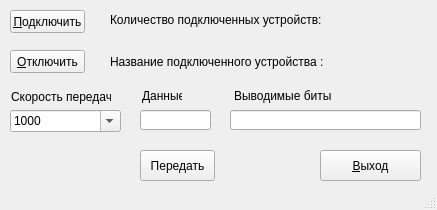
<?xml version="1.0" encoding="UTF-8"?>
<ui version="4.0">
 <class>MainWindow</class>
 <widget class="QMainWindow" name="MainWindow">
  <property name="geometry">
   <rect>
    <x>0</x>
    <y>0</y>
    <width>437</width>
    <height>210</height>
   </rect>
  </property>
  <property name="windowTitle">
   <string>FT Spi</string>
  </property>
  <property name="windowIcon">
   <iconset>
    <normaloff>ICON_1.ico</normaloff>ICON_1.ico</iconset>
  </property>
  <property name="windowOpacity">
   <double>1.000000000000000</double>
  </property>
  <property name="iconSize">
   <size>
    <width>32</width>
    <height>32</height>
   </size>
  </property>
  <widget class="QWidget" name="centralWidget">
   <widget class="QPushButton" name="pushButtonExit">
    <property name="geometry">
     <rect>
      <x>320</x>
      <y>150</y>
      <width>101</width>
      <height>31</height>
     </rect>
    </property>
    <property name="toolTip">
     <string>Нажать для выхода из программы</string>
    </property>
    <property name="text">
     <string>&amp;Выход</string>
    </property>
    <property name="checkable">
     <bool>false</bool>
    </property>
    <property name="checked">
     <bool>false</bool>
    </property>
   </widget>
   <widget class="QLabel" name="lblNumDev">
    <property name="geometry">
     <rect>
      <x>110</x>
      <y>4</y>
      <width>241</width>
      <height>31</height>
     </rect>
    </property>
    <property name="frameShape">
     <enum>QFrame::NoFrame</enum>
    </property>
    <property name="frameShadow">
     <enum>QFrame::Sunken</enum>
    </property>
    <property name="lineWidth">
     <number>4</number>
    </property>
    <property name="text">
     <string>Количество подключенных устройств: </string>
    </property>
    <property name="textFormat">
     <enum>Qt::AutoText</enum>
    </property>
   </widget>
   <widget class="QLabel" name="lblNameDev">
    <property name="geometry">
     <rect>
      <x>110</x>
      <y>46</y>
      <width>351</width>
      <height>31</height>
     </rect>
    </property>
    <property name="frameShape">
     <enum>QFrame::NoFrame</enum>
    </property>
    <property name="frameShadow">
     <enum>QFrame::Raised</enum>
    </property>
    <property name="text">
     <string>Название подключенного устройства :</string>
    </property>
   </widget>
   <widget class="QPushButton" name="pushButtonConnect">
    <property name="geometry">
     <rect>
      <x>10</x>
      <y>10</y>
      <width>75</width>
      <height>23</height>
     </rect>
    </property>
    <property name="toolTip">
     <string>Подключение устройства </string>
    </property>
    <property name="text">
     <string>&amp;Подключить</string>
    </property>
   </widget>
   <widget class="QPushButton" name="pushButtonDisconnect">
    <property name="geometry">
     <rect>
      <x>10</x>
      <y>50</y>
      <width>75</width>
      <height>23</height>
     </rect>
    </property>
    <property name="toolTip">
     <string>Отключение устройства</string>
    </property>
    <property name="text">
     <string>&amp;Отключить</string>
    </property>
   </widget>
   <widget class="QLineEdit" name="lineEditData">
    <property name="geometry">
     <rect>
      <x>140</x>
      <y>110</y>
      <width>71</width>
      <height>20</height>
     </rect>
    </property>
    <property name="toolTip">
     <string>Ввод данных для передачи в шестнадцатиричном формате</string>
    </property>
   </widget>
   <widget class="QComboBox" name="comboBoxBaudRate">
    <property name="geometry">
     <rect>
      <x>10</x>
      <y>110</y>
      <width>111</width>
      <height>22</height>
     </rect>
    </property>
    <property name="toolTip">
     <string>Выбор скорости передачи в герцах</string>
    </property>
    <property name="editable">
     <bool>true</bool>
    </property>
    <property name="maxVisibleItems">
     <number>5</number>
    </property>
    <property name="frame">
     <bool>true</bool>
    </property>
    <item>
     <property name="text">
      <string>1000</string>
     </property>
    </item>
    <item>
     <property name="text">
      <string>2000</string>
     </property>
    </item>
    <item>
     <property name="text">
      <string>5000</string>
     </property>
    </item>
    <item>
     <property name="text">
      <string>10000</string>
     </property>
    </item>
    <item>
     <property name="text">
      <string>20000</string>
     </property>
    </item>
    <item>
     <property name="text">
      <string>50000</string>
     </property>
    </item>
    <item>
     <property name="text">
      <string>100000</string>
     </property>
    </item>
    <item>
     <property name="text">
      <string>150000</string>
     </property>
    </item>
    <item>
     <property name="text">
      <string>1000000</string>
     </property>
    </item>
   </widget>
   <widget class="QLineEdit" name="lineEditSendByt">
    <property name="geometry">
     <rect>
      <x>230</x>
      <y>110</y>
      <width>191</width>
      <height>20</height>
     </rect>
    </property>
    <property name="toolTip">
     <string>Выводимая последовательность бит</string>
    </property>
   </widget>
   <widget class="QLabel" name="label">
    <property name="geometry">
     <rect>
      <x>11</x>
      <y>89</y>
      <width>100</width>
      <height>16</height>
     </rect>
    </property>
    <property name="text">
     <string>Скорость передачи</string>
    </property>
   </widget>
   <widget class="QLabel" name="label_2">
    <property name="geometry">
     <rect>
      <x>142</x>
      <y>88</y>
      <width>40</width>
      <height>16</height>
     </rect>
    </property>
    <property name="text">
     <string>Данные</string>
    </property>
   </widget>
   <widget class="QLabel" name="label_3">
    <property name="geometry">
     <rect>
      <x>234</x>
      <y>88</y>
      <width>110</width>
      <height>16</height>
     </rect>
    </property>
    <property name="text">
     <string>Выводимые биты</string>
    </property>
   </widget>
   <widget class="QPushButton" name="pushButtonSend">
    <property name="geometry">
     <rect>
      <x>140</x>
      <y>150</y>
      <width>75</width>
      <height>31</height>
     </rect>
    </property>
    <property name="toolTip">
     <string>Нажать для вывода данных</string>
    </property>
    <property name="text">
     <string>Передать</string>
    </property>
   </widget>
  </widget>
  <widget class="QStatusBar" name="statusBar"/>
 </widget>
 <layoutdefault spacing="6" margin="11"/>
 <resources/>
 <connections>
  <connection>
   <sender>pushButtonExit</sender>
   <signal>clicked()</signal>
   <receiver>MainWindow</receiver>
   <slot>close()</slot>
   <hints>
    <hint type="sourcelabel">
     <x>429</x>
     <y>343</y>
    </hint>
    <hint type="destinationlabel">
     <x>375</x>
     <y>271</y>
    </hint>
   </hints>
  </connection>
 </connections>
</ui>
